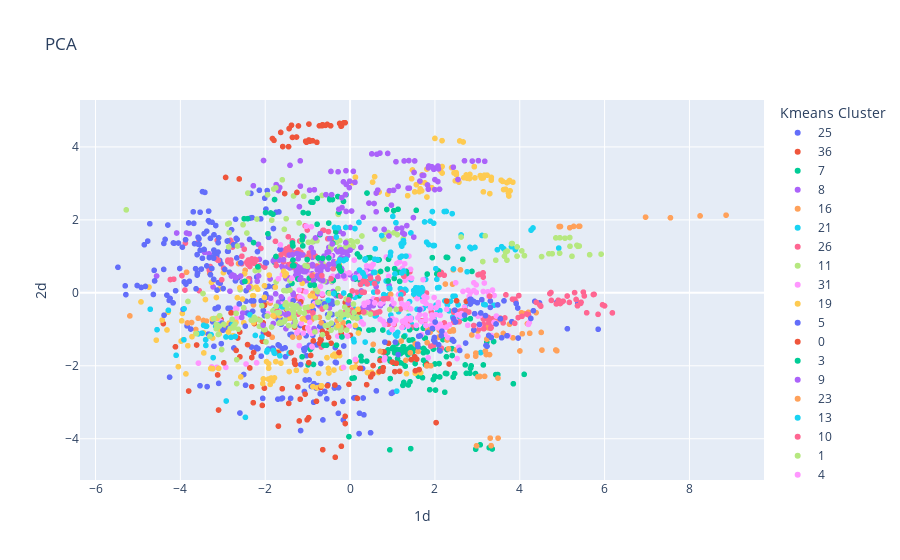

Write notebook code for a chart like this one.
### Markdown cell above
### K means on PCA

### Code cell
kmeans = KMeans(n_clusters=38)
# Compute cluster centers and predict cluster indices
X_clustered = kmeans.fit_predict(X_PCA)
df["Kmeans Cluster"] = X_clustered.astype("str")


fig = px.scatter(df, x="1d", y="2d", color="Kmeans Cluster", title = "PCA")
# fig.update_layout(
#     title = "PCA",
#     paper_bgcolor="LightSteelBlue"
# )
fig.show()
